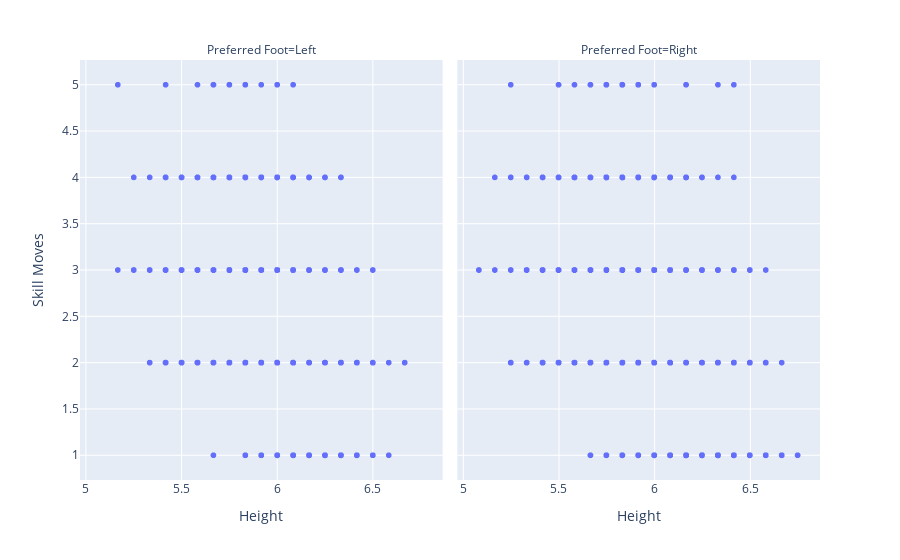

Here is the notebook cell this chart was saved with:
### Markdown cell above
Elemento 4: Hacer un gráfico multipanel que indique la relación altura (height) vs skill moves, 
siendo la variable del panel si es zurdo o derecho

### Code cell
# utilizo el "Facet charts" para generar los paneles.
fig = px.scatter(df, x='Height',y='Skill Moves', facet_col='Preferred Foot')
fig.show()

### Figure 1 — Plotly figure (JSON) as saved in the notebook; plotly's stock layout.template omitted (floating-point values rounded to 4 significant figures; data arrays with more than 128 entries replaced by an {"elided": "..."} marker saying what was removed)
{"data": [{"hovertemplate": "Preferred Foot=Left<br>Height=%{x}<br>Skill Moves=%{y}<extra></extra>", "legendgroup": "", "marker": {"color": "#636efa", "symbol": "circle"}, "mode": "markers", "name": "", "showlegend": false, "type": "scattergl", "x": {"elided": "4211 float values"}, "xaxis": "x", "y": {"elided": "4211 int values"}, "yaxis": "y"}, {"hovertemplate": "Preferred Foot=Right<br>Height=%{x}<br>Skill Moves=%{y}<extra></extra>", "legendgroup": "", "marker": {"color": "#636efa", "symbol": "circle"}, "mode": "markers", "name": "", "showlegend": false, "type": "scattergl", "x": {"elided": "13996 float values"}, "xaxis": "x2", "y": {"elided": "13996 int values"}, "yaxis": "y2"}], "layout": {"annotations": [{"font": {}, "showarrow": false, "text": "Preferred Foot=Left", "x": 0.245, "xanchor": "center", "xref": "paper", "y": 1, "yanchor": "bottom", "yref": "paper"}, {"font": {}, "showarrow": false, "text": "Preferred Foot=Right", "x": 0.755, "xanchor": "center", "xref": "paper", "y": 1, "yanchor": "bottom", "yref": "paper"}], "legend": {"tracegroupgap": 0}, "margin": {"t": 60}, "xaxis": {"anchor": "y", "domain": [0, 0.49], "title": {"text": "Height"}}, "xaxis2": {"anchor": "y2", "domain": [0.51, 1], "matches": "x", "title": {"text": "Height"}}, "yaxis": {"anchor": "x", "domain": [0, 1], "title": {"text": "Skill Moves"}}, "yaxis2": {"anchor": "x2", "domain": [0, 1], "matches": "y", "showticklabels": false}}}
